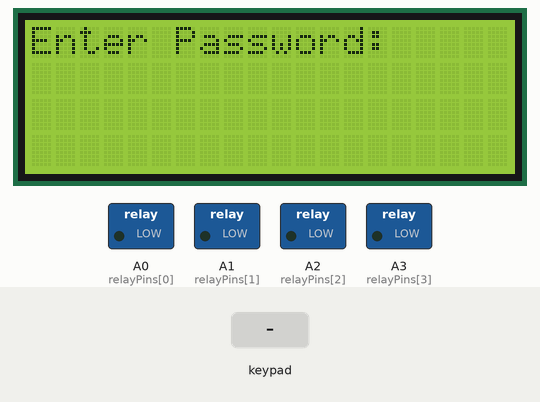
This sketch was run on a simulated Arduino Uno, built with avr-gcc and run on an emulated ATmega328P. Parts: 20×4 character LCD, switched loads named in the sketch (green lamp = pin HIGH). The test bench sets the inputs (shaded band).

Above: at 1.2 s.
1.3 s: keypad keys 1 2 3 4 # pressed 0.4 s apart
At 3.7 s:
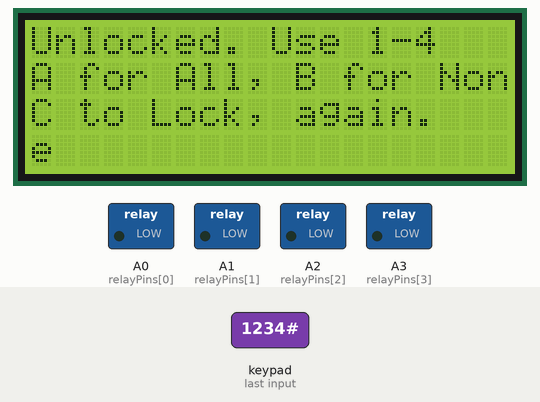
4.8 s: key '1' pressed
At 6.0 s:
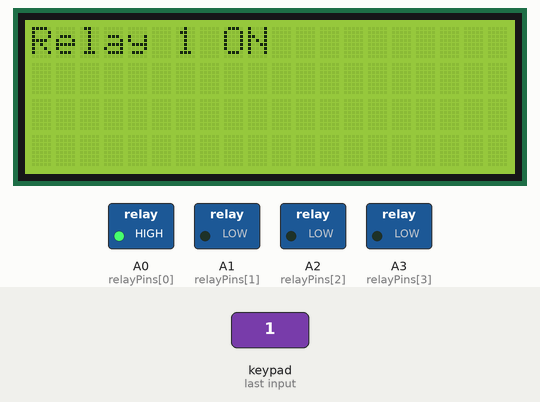
6.3 s: keypad keys 1 2 3 4 A pressed 0.4 s apart
At 8.4 s:
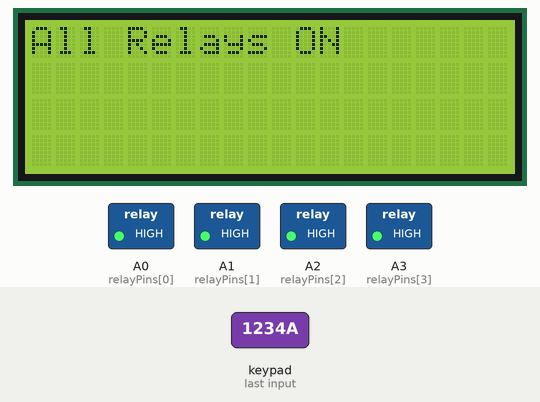
9.8 s: key 'B' pressed
At 11.0 s:
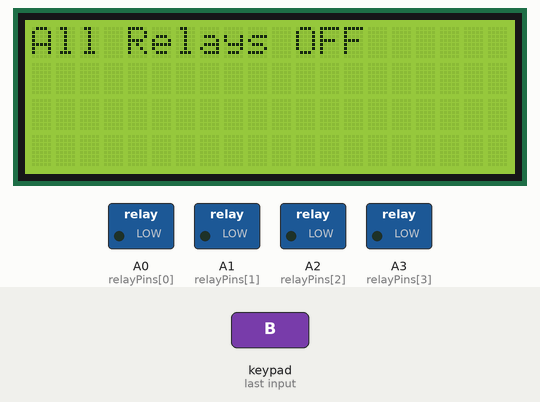
11.3 s: key 'C' pressed
At 12.1 s:
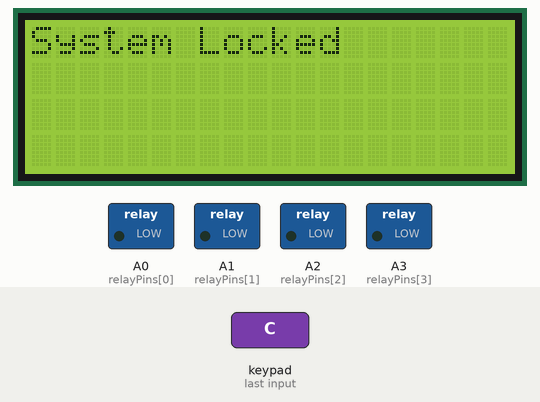
13.8 s: keypad keys 9 8 7 6 # pressed 0.4 s apart
At 16.2 s:
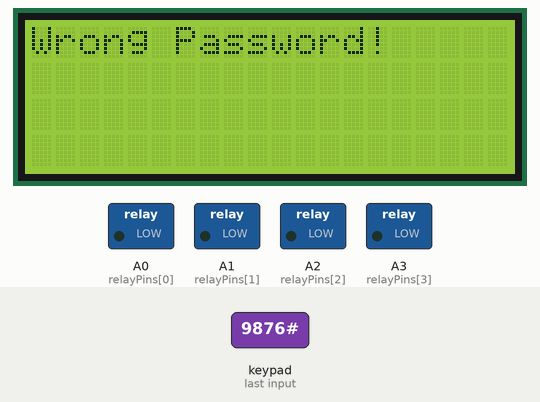
Timing chart, 0 to 17.7 s (numbered marks = the images above; inputs shaded):
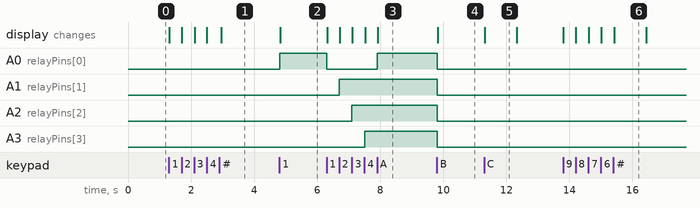

The sketch:

passwordbasedcircuitbreaker.ino
```cpp
#include <Keypad.h>
#include <LiquidCrystal_I2C.h>
#include <Wire.h>

// Define Keypad
const byte ROWS = 4; // Four rows
const byte COLS = 4; // Four columns
char keys[ROWS][COLS] = {
  {'1', '2', '3', 'A'},
  {'4', '5', '6', 'B'},
  {'7', '8', '9', 'C'},
  {'*', '0', '#', 'D'}
};
byte rowPins[ROWS] = {9, 8, 7, 6};   // Connect keypad rows to these Arduino pins
byte colPins[COLS] = {5, 4, 3, 10};  // Column 3 is now assigned to pin 10

// Initialize Keypad
Keypad kpd = Keypad(makeKeymap(keys), rowPins, colPins, ROWS, COLS);

// Define LCD
LiquidCrystal_I2C lcd(0x27, 20, 4);  // Set the LCD address to 0x27 for a 20x4 display

// Define Relay Pins
const byte relayPins[] = {A0, A1, A2, A3}; // Analog pins for digital output to relays
bool relayStates[] = {false, false, false, false}; // Initial states of relays
bool isLocked = true; // Initial lock state

// Password Setup
const char* password = "1234"; // Change this to your desired password
char input[5];
byte inputPos = 0;

void setup() {
  Serial.begin(9600);

  // Initialize LCD
  lcd.init();
  lcd.backlight();
  lcd.setCursor(0, 0);
  lcd.print("Enter Password:");

  // Initialize Relays
  for (byte i = 0; i < 4; i++) {
    pinMode(relayPins[i], OUTPUT);
    digitalWrite(relayPins[i], LOW); // Ensure all relays start off
  }
}

void loop() {
  char key = kpd.getKey();

  if (key) {
    if (isLocked) {
      // Password Input
      if (key == '#') {
        input[inputPos] = '\0'; // Null terminate
        if (strcmp(input, password) == 0) {
          isLocked = false;
          lcd.clear();
          lcd.setCursor(0, 0);
          lcd.print("Unlocked. Use 1-4");
          lcd.setCursor(0, 1);
          lcd.print("A for All, B for None");
          lcd.setCursor(0, 2);
          lcd.print("C to Lock, again.");
          inputPos = 0; // Reset for next unlock
        } else {
          lcd.clear();
          lcd.setCursor(0, 0);
          lcd.print("Wrong Password!");
          delay(1000);
          lcd.clear();
          lcd.setCursor(0, 0);
          lcd.print("Enter Password:");
        }
        inputPos = 0; // Reset input position
      } else if (key == '*') {
        if (inputPos > 0) {
          inputPos--;
          input[inputPos] = '\0'; // Remove last character
        }
      } else if (inputPos < 4) {
        input[inputPos++] = key;
        input[inputPos] = '\0'; // Ensure null termination
        lcd.setCursor(inputPos, 1);
        lcd.print("*"); // Display * for each input character
      }
    } else {
      // Actions when Unlocked
      if (key >= '1' && key <= '4') {
        byte relayIndex = key - '1'; // Convert '1' to 0, '2' to 1, etc.
        relayStates[relayIndex] = !relayStates[relayIndex];
        digitalWrite(relayPins[relayIndex], relayStates[relayIndex] ? HIGH : LOW);
        lcd.clear();
        lcd.setCursor(0, 0);
        lcd.print("Relay ");
        lcd.print(key);
        lcd.print(relayStates[relayIndex] ? " ON" : " OFF");
      } else if (key == 'A') {
        for (byte i = 0; i < 4; i++) {
          relayStates[i] = true;
          digitalWrite(relayPins[i], HIGH);
        }
        lcd.clear();
        lcd.setCursor(0, 0);
        lcd.print("All Relays ON");
      } else if (key == 'B') {
        for (byte i = 0; i < 4; i++) {
          relayStates[i] = false;
          digitalWrite(relayPins[i], LOW);
        }
        lcd.clear();
        lcd.setCursor(0, 0);
        lcd.print("All Relays OFF");
      } else if (key == 'C') {
        isLocked = true;
        lcd.clear();
        lcd.setCursor(0, 0);
        lcd.print("System Locked");
        delay(1000);
        lcd.clear();
        lcd.setCursor(0, 0);
        lcd.print("Enter Password:");
      }
    }
  }
}
```

Measured:
- after the input at 1.3 s, the display: first changes at once (image 1 shows a later state)
- after the input at 4.8 s, A0 (relayPins[0]): LOW → HIGH at once; the display: changes at once (image 2)
- after the input at 6.3 s, A0 (relayPins[0]): HIGH → LOW at once, → HIGH 1.6 s later; A1 (relayPins[1]): LOW → HIGH after 0.41 s; A2 (relayPins[2]): LOW → HIGH after 0.80 s; A3 (relayPins[3]): LOW → HIGH after 1.2 s; the display: first changes at once (image 3 shows a later state)
- after the input at 9.8 s, A0 (relayPins[0]), A1 (relayPins[1]), A2 (relayPins[2]), A3 (relayPins[3]): HIGH → LOW at once; the display: changes at once (image 4)
- after the input at 11.3 s, the display: changes at once (image 5)
- after the input at 13.8 s, the display: first changes at once (image 6 shows a later state)
- what the display in image 5 shows lasts 1.0 s, from 11.3 s to 12.3 s
